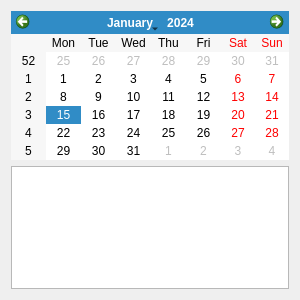
<?xml version="1.0" encoding="UTF-8"?>
<ui version="4.0">
 <class>SimpleOrganizerClass</class>
 <widget class="QMainWindow" name="SimpleOrganizerClass">
  <property name="geometry">
   <rect>
    <x>0</x>
    <y>0</y>
    <width>300</width>
    <height>300</height>
   </rect>
  </property>
  <property name="minimumSize">
   <size>
    <width>300</width>
    <height>300</height>
   </size>
  </property>
  <property name="maximumSize">
   <size>
    <width>300</width>
    <height>300</height>
   </size>
  </property>
  <property name="windowTitle">
   <string>SimpleOrganizer</string>
  </property>
  <widget class="QWidget" name="centralWidget">
   <layout class="QGridLayout" name="gridLayout">
    <item row="0" column="0">
     <widget class="QCalendarWidget" name="calendarWidget"/>
    </item>
    <item row="1" column="0">
     <widget class="QTextEdit" name="textEdit"/>
    </item>
   </layout>
  </widget>
 </widget>
 <layoutdefault spacing="6" margin="11"/>
 <resources>
  <include location="SimpleOrganizer.qrc"/>
 </resources>
 <connections/>
</ui>
